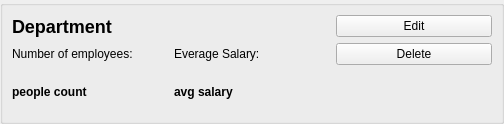
<?xml version="1.0" encoding="UTF-8"?>
<ui version="4.0">
 <class>DepartmentHeaderWidget</class>
 <widget class="QWidget" name="DepartmentHeaderWidget">
  <property name="geometry">
   <rect>
    <x>0</x>
    <y>0</y>
    <width>504</width>
    <height>124</height>
   </rect>
  </property>
  <property name="windowTitle">
   <string>Form</string>
  </property>
  <layout class="QGridLayout" name="gridLayout_2">
   <property name="leftMargin">
    <number>0</number>
   </property>
   <property name="topMargin">
    <number>0</number>
   </property>
   <property name="rightMargin">
    <number>0</number>
   </property>
   <property name="bottomMargin">
    <number>0</number>
   </property>
   <property name="spacing">
    <number>0</number>
   </property>
   <item row="0" column="0">
    <widget class="QGroupBox" name="groupBox">
     <property name="title">
      <string/>
     </property>
     <layout class="QGridLayout" name="gridLayout_3">
      <item row="0" column="0" colspan="2">
       <layout class="QGridLayout" name="gridLayout">
        <item row="0" column="2">
         <widget class="QPushButton" name="pB_edit">
          <property name="text">
           <string>Edit</string>
          </property>
         </widget>
        </item>
        <item row="1" column="2">
         <widget class="QPushButton" name="pB_delete">
          <property name="text">
           <string>Delete</string>
          </property>
         </widget>
        </item>
        <item row="2" column="0">
         <widget class="QLabel" name="l_countPeople_value">
          <property name="styleSheet">
           <string notr="true">QLabel{
font : bold
}</string>
          </property>
          <property name="text">
           <string>people count</string>
          </property>
         </widget>
        </item>
        <item row="1" column="0">
         <widget class="QLabel" name="l_countPeople">
          <property name="text">
           <string>Number of employees:</string>
          </property>
         </widget>
        </item>
        <item row="1" column="1">
         <widget class="QLabel" name="l_averageSalary">
          <property name="text">
           <string>Everage Salary:</string>
          </property>
         </widget>
        </item>
        <item row="2" column="1">
         <widget class="QLabel" name="l_averageSalary_value">
          <property name="styleSheet">
           <string notr="true">QLabel{
font : bold
}</string>
          </property>
          <property name="text">
           <string>avg salary</string>
          </property>
         </widget>
        </item>
        <item row="0" column="0" colspan="2">
         <widget class="QLabel" name="l_departmentName">
          <property name="styleSheet">
           <string notr="true">QLabel{
font : bold;
font-size: 18px
}</string>
          </property>
          <property name="text">
           <string>Department</string>
          </property>
         </widget>
        </item>
       </layout>
      </item>
     </layout>
    </widget>
   </item>
  </layout>
 </widget>
 <resources/>
 <connections/>
</ui>
